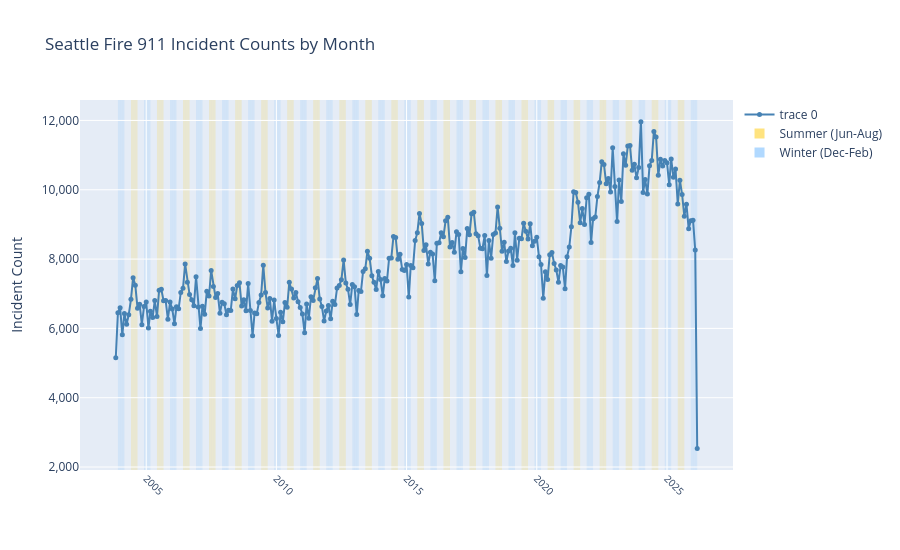

Notebook cell for this chart:
### Code cell
import plotly.graph_objects as go

pdf = pdf.sort_values(['year', 'month']).reset_index(drop=True)
month_names = ['Jan','Feb','Mar','Apr','May','Jun','Jul','Aug','Sep','Oct','Nov','Dec']
pdf['x_label'] = pdf['year'].astype(str) + '-' + pdf['month'].astype(str).str.zfill(2)

fig = go.Figure()

# Add summer (Jun-Aug) and winter (Dec-Feb) shading
summer_months = [6, 7, 8]
winter_months = [12, 1, 2]

for _, row in pdf.iterrows():
    if row['month'] in summer_months:
        color = 'rgba(255, 200, 0, 0.15)'   # yellow for summer
    elif row['month'] in winter_months:
        color = 'rgba(100, 180, 255, 0.15)'  # blue for winter
    else:
        continue

    idx = row.name
    x0 = pdf.loc[idx, 'x_label']
    x1 = pdf.loc[idx + 1, 'x_label'] if idx + 1 < len(pdf) else x0

    fig.add_vrect(x0=x0, x1=x1, fillcolor=color, layer='below', line_width=0)

fig.add_trace(go.Scatter(
    x=pdf['x_label'],
    y=pdf['incident_count'],
    mode='lines+markers',
    hovertemplate='<b>%{x}</b><br>Incidents: %{y:,}<extra></extra>',
    line=dict(color='steelblue', width=2),
    marker=dict(size=5),
))

# Add legend entries for the shading
fig.add_trace(go.Scatter(x=[None], y=[None], mode='markers',
    marker=dict(size=10, color='rgba(255, 200, 0, 0.5)', symbol='square'),
    name='Summer (Jun-Aug)'))
fig.add_trace(go.Scatter(x=[None], y=[None], mode='markers',
    marker=dict(size=10, color='rgba(100, 180, 255, 0.5)', symbol='square'),
    name='Winter (Dec-Feb)'))

fig.update_layout(
    title='Seattle Fire 911 Incident Counts by Month',
    xaxis=dict(tickangle=45, tickfont=dict(size=10)),
    yaxis=dict(title='Incident Count', tickformat=','),
    height=550,
    hovermode='x unified',
    legend=dict(x=1.01, y=1),
)

fig.show()

### Figure 1 — Plotly figure (JSON) as saved in the notebook; plotly's stock layout.template omitted (floating-point values rounded to 4 significant figures; data arrays with more than 128 entries replaced by an {"elided": "..."} marker saying what was removed)
{"data": [{"hovertemplate": "<b>%{x}</b><br>Incidents: %{y:,}<extra></extra>", "line": {"color": "steelblue", "width": 2}, "marker": {"size": 5}, "mode": "lines+markers", "type": "scatter", "x": {"elided": "269 str values"}, "y": {"elided": "269 int values"}}, {"marker": {"color": "rgba(255, 200, 0, 0.5)", "size": 10, "symbol": "square"}, "mode": "markers", "name": "Summer (Jun-Aug)", "type": "scatter", "x": [null], "y": [null]}, {"marker": {"color": "rgba(100, 180, 255, 0.5)", "size": 10, "symbol": "square"}, "mode": "markers", "name": "Winter (Dec-Feb)", "type": "scatter", "x": [null], "y": [null]}], "layout": {"height": 550, "hovermode": "x unified", "legend": {"x": 1.01, "y": 1}, "shapes": [{"fillcolor": "rgba(100, 180, 255, 0.15)", "layer": "below", "line": {"width": 0}, "type": "rect", "x0": "2003-12", "x1": "2004-01", "xref": "x", "y0": 0, "y1": 1, "yref": "y domain"}, {"fillcolor": "rgba(100, 180, 255, 0.15)", "layer": "below", "line": {"width": 0}, "type": "rect", "x0": "2004-01", "x1": "2004-02", "xref": "x", "y0": 0, "y1": 1, "yref": "y domain"}, {"fillcolor": "rgba(100, 180, 255, 0.15)", "layer": "below", "line": {"width": 0}, "type": "rect", "x0": "2004-02", "x1": "2004-03", "xref": "x", "y0": 0, "y1": 1, "yref": "y domain"}, {"fillcolor": "rgba(255, 200, 0, 0.15)", "layer": "below", "line": {"width": 0}, "type": "rect", "x0": "2004-06", "x1": "2004-07", "xref": "x", "y0": 0, "y1": 1, "yref": "y domain"}, {"fillcolor": "rgba(255, 200, 0, 0.15)", "layer": "below", "line": {"width": 0}, "type": "rect", "x0": "2004-07", "x1": "2004-08", "xref": "x", "y0": 0, "y1": 1, "yref": "y domain"}, {"fillcolor": "rgba(255, 200, 0, 0.15)", "layer": "below", "line": {"width": 0}, "type": "rect", "x0": "2004-08", "x1": "2004-09", "xref": "x", "y0": 0, "y1": 1, "yref": "y domain"}, {"fillcolor": "rgba(100, 180, 255, 0.15)", "layer": "below", "line": {"width": 0}, "type": "rect", "x0": "2004-12", "x1": "2005-01", "xref": "x", "y0": 0, "y1": 1, "yref": "y domain"}, {"fillcolor": "rgba(100, 180, 255, 0.15)", "layer": "below", "line": {"width": 0}, "type": "rect", "x0": "2005-01", "x1": "2005-02", "xref": "x", "y0": 0, "y1": 1, "yref": "y domain"}, {"fillcolor": "rgba(100, 180, 255, 0.15)", "layer": "below", "line": {"width": 0}, "type": "rect", "x0": "2005-02", "x1": "2005-03", "xref": "x", "y0": 0, "y1": 1, "yref": "y domain"}, {"fillcolor": "rgba(255, 200, 0, 0.15)", "layer": "below", "line": {"width": 0}, "type": "rect", "x0": "2005-06", "x1": "2005-07", "xref": "x", "y0": 0, "y1": 1, "yref": "y domain"}, {"fillcolor": "rgba(255, 200, 0, 0.15)", "layer": "below", "line": {"width": 0}, "type": "rect", "x0": "2005-07", "x1": "2005-08", "xref": "x", "y0": 0, "y1": 1, "yref": "y domain"}, {"fillcolor": "rgba(255, 200, 0, 0.15)", "layer": "below", "line": {"width": 0}, "type": "rect", "x0": "2005-08", "x1": "2005-09", "xref": "x", "y0": 0, "y1": 1, "yref": "y domain"}, {"fillcolor": "rgba(100, 180, 255, 0.15)", "layer": "below", "line": {"width": 0}, "type": "rect", "x0": "2005-12", "x1": "2006-01", "xref": "x", "y0": 0, "y1": 1, "yref": "y domain"}, {"fillcolor": "rgba(100, 180, 255, 0.15)", "layer": "below", "line": {"width": 0}, "type": "rect", "x0": "2006-01", "x1": "2006-02", "xref": "x", "y0": 0, "y1": 1, "yref": "y domain"}, {"fillcolor": "rgba(100, 180, 255, 0.15)", "layer": "below", "line": {"width": 0}, "type": "rect", "x0": "2006-02", "x1": "2006-03", "xref": "x", "y0": 0, "y1": 1, "yref": "y domain"}, {"fillcolor": "rgba(255, 200, 0, 0.15)", "layer": "below", "line": {"width": 0}, "type": "rect", "x0": "2006-06", "x1": "2006-07", "xref": "x", "y0": 0, "y1": 1, "yref": "y domain"}, {"fillcolor": "rgba(255, 200, 0, 0.15)", "layer": "below", "line": {"width": 0}, "type": "rect", "x0": "2006-07", "x1": "2006-08", "xref": "x", "y0": 0, "y1": 1, "yref": "y domain"}, {"fillcolor": "rgba(255, 200, 0, 0.15)", "layer": "below", "line": {"width": 0}, "type": "rect", "x0": "2006-08", "x1": "2006-09", "xref": "x", "y0": 0, "y1": 1, "yref": "y domain"}, {"fillcolor": "rgba(100, 180, 255, 0.15)", "layer": "below", "line": {"width": 0}, "type": "rect", "x0": "2006-12", "x1": "2007-01", "xref": "x", "y0": 0, "y1": 1, "yref": "y domain"}, {"fillcolor": "rgba(100, 180, 255, 0.15)", "layer": "below", "line": {"width": 0}, "type": "rect", "x0": "2007-01", "x1": "2007-02", "xref": "x", "y0": 0, "y1": 1, "yref": "y domain"}, {"fillcolor": "rgba(100, 180, 255, 0.15)", "layer": "below", "line": {"width": 0}, "type": "rect", "x0": "2007-02", "x1": "2007-03", "xref": "x", "y0": 0, "y1": 1, "yref": "y domain"}, {"fillcolor": "rgba(255, 200, 0, 0.15)", "layer": "below", "line": {"width": 0}, "type": "rect", "x0": "2007-06", "x1": "2007-07", "xref": "x", "y0": 0, "y1": 1, "yref": "y domain"}, {"fillcolor": "rgba(255, 200, 0, 0.15)", "layer": "below", "line": {"width": 0}, "type": "rect", "x0": "2007-07", "x1": "2007-08", "xref": "x", "y0": 0, "y1": 1, "yref": "y domain"}, {"fillcolor": "rgba(255, 200, 0, 0.15)", "layer": "below", "line": {"width": 0}, "type": "rect", "x0": "2007-08", "x1": "2007-09", "xref": "x", "y0": 0, "y1": 1, "yref": "y domain"}, {"fillcolor": "rgba(100, 180, 255, 0.15)", "layer": "below", "line": {"width": 0}, "type": "rect", "x0": "2007-12", "x1": "2008-01", "xref": "x", "y0": 0, "y1": 1, "yref": "y domain"}, {"fillcolor": "rgba(100, 180, 255, 0.15)", "layer": "below", "line": {"width": 0}, "type": "rect", "x0": "2008-01", "x1": "2008-02", "xref": "x", "y0": 0, "y1": 1, "yref": "y domain"}, {"fillcolor": "rgba(100, 180, 255, 0.15)", "layer": "below", "line": {"width": 0}, "type": "rect", "x0": "2008-02", "x1": "2008-03", "xref": "x", "y0": 0, "y1": 1, "yref": "y domain"}, {"fillcolor": "rgba(255, 200, 0, 0.15)", "layer": "below", "line": {"width": 0}, "type": "rect", "x0": "2008-06", "x1": "2008-07", "xref": "x", "y0": 0, "y1": 1, "yref": "y domain"}, {"fillcolor": "rgba(255, 200, 0, 0.15)", "layer": "below", "line": {"width": 0}, "type": "rect", "x0": "2008-07", "x1": "2008-08", "xref": "x", "y0": 0, "y1": 1, "yref": "y domain"}, {"fillcolor": "rgba(255, 200, 0, 0.15)", "layer": "below", "line": {"width": 0}, "type": "rect", "x0": "2008-08", "x1": "2008-09", "xref": "x", "y0": 0, "y1": 1, "yref": "y domain"}, {"fillcolor": "rgba(100, 180, 255, 0.15)", "layer": "below", "line": {"width": 0}, "type": "rect", "x0": "2008-12", "x1": "2009-01", "xref": "x", "y0": 0, "y1": 1, "yref": "y domain"}, {"fillcolor": "rgba(100, 180, 255, 0.15)", "layer": "below", "line": {"width": 0}, "type": "rect", "x0": "2009-01", "x1": "2009-02", "xref": "x", "y0": 0, "y1": 1, "yref": "y domain"}, {"fillcolor": "rgba(100, 180, 255, 0.15)", "layer": "below", "line": {"width": 0}, "type": "rect", "x0": "2009-02", "x1": "2009-03", "xref": "x", "y0": 0, "y1": 1, "yref": "y domain"}, {"fillcolor": "rgba(255, 200, 0, 0.15)", "layer": "below", "line": {"width": 0}, "type": "rect", "x0": "2009-06", "x1": "2009-07", "xref": "x", "y0": 0, "y1": 1, "yref": "y domain"}, {"fillcolor": "rgba(255, 200, 0, 0.15)", "layer": "below", "line": {"width": 0}, "type": "rect", "x0": "2009-07", "x1": "2009-08", "xref": "x", "y0": 0, "y1": 1, "yref": "y domain"}, {"fillcolor": "rgba(255, 200, 0, 0.15)", "layer": "below", "line": {"width": 0}, "type": "rect", "x0": "2009-08", "x1": "2009-09", "xref": "x", "y0": 0, "y1": 1, "yref": "y domain"}, {"fillcolor": "rgba(100, 180, 255, 0.15)", "layer": "below", "line": {"width": 0}, "type": "rect", "x0": "2009-12", "x1": "2010-01", "xref": "x", "y0": 0, "y1": 1, "yref": "y domain"}, {"fillcolor": "rgba(100, 180, 255, 0.15)", "layer": "below", "line": {"width": 0}, "type": "rect", "x0": "2010-01", "x1": "2010-02", "xref": "x", "y0": 0, "y1": 1, "yref": "y domain"}, {"fillcolor": "rgba(100, 180, 255, 0.15)", "layer": "below", "line": {"width": 0}, "type": "rect", "x0": "2010-02", "x1": "2010-03", "xref": "x", "y0": 0, "y1": 1, "yref": "y domain"}, {"fillcolor": "rgba(255, 200, 0, 0.15)", "layer": "below", "line": {"width": 0}, "type": "rect", "x0": "2010-06", "x1": "2010-07", "xref": "x", "y0": 0, "y1": 1, "yref": "y domain"}, {"fillcolor": "rgba(255, 200, 0, 0.15)", "layer": "below", "line": {"width": 0}, "type": "rect", "x0": "2010-07", "x1": "2010-08", "xref": "x", "y0": 0, "y1": 1, "yref": "y domain"}, {"fillcolor": "rgba(255, 200, 0, 0.15)", "layer": "below", "line": {"width": 0}, "type": "rect", "x0": "2010-08", "x1": "2010-09", "xref": "x", "y0": 0, "y1": 1, "yref": "y domain"}, {"fillcolor": "rgba(100, 180, 255, 0.15)", "layer": "below", "line": {"width": 0}, "type": "rect", "x0": "2010-12", "x1": "2011-01", "xref": "x", "y0": 0, "y1": 1, "yref": "y domain"}, {"fillcolor": "rgba(100, 180, 255, 0.15)", "layer": "below", "line": {"width": 0}, "type": "rect", "x0": "2011-01", "x1": "2011-02", "xref": "x", "y0": 0, "y1": 1, "yref": "y domain"}, {"fillcolor": "rgba(100, 180, 255, 0.15)", "layer": "below", "line": {"width": 0}, "type": "rect", "x0": "2011-02", "x1": "2011-03", "xref": "x", "y0": 0, "y1": 1, "yref": "y domain"}, {"fillcolor": "rgba(255, 200, 0, 0.15)", "layer": "below", "line": {"width": 0}, "type": "rect", "x0": "2011-06", "x1": "2011-07", "xref": "x", "y0": 0, "y1": 1, "yref": "y domain"}, {"fillcolor": "rgba(255, 200, 0, 0.15)", "layer": "below", "line": {"width": 0}, "type": "rect", "x0": "2011-07", "x1": "2011-08", "xref": "x", "y0": 0, "y1": 1, "yref": "y domain"}, {"fillcolor": "rgba(255, 200, 0, 0.15)", "layer": "below", "line": {"width": 0}, "type": "rect", "x0": "2011-08", "x1": "2011-09", "xref": "x", "y0": 0, "y1": 1, "yref": "y domain"}, {"fillcolor": "rgba(100, 180, 255, 0.15)", "layer": "below", "line": {"width": 0}, "type": "rect", "x0": "2011-12", "x1": "2012-01", "xref": "x", "y0": 0, "y1": 1, "yref": "y domain"}, {"fillcolor": "rgba(100, 180, 255, 0.15)", "layer": "below", "line": {"width": 0}, "type": "rect", "x0": "2012-01", "x1": "2012-02", "xref": "x", "y0": 0, "y1": 1, "yref": "y domain"}, {"fillcolor": "rgba(100, 180, 255, 0.15)", "layer": "below", "line": {"width": 0}, "type": "rect", "x0": "2012-02", "x1": "2012-03", "xref": "x", "y0": 0, "y1": 1, "yref": "y domain"}, {"fillcolor": "rgba(255, 200, 0, 0.15)", "layer": "below", "line": {"width": 0}, "type": "rect", "x0": "2012-06", "x1": "2012-07", "xref": "x", "y0": 0, "y1": 1, "yref": "y domain"}, {"fillcolor": "rgba(255, 200, 0, 0.15)", "layer": "below", "line": {"width": 0}, "type": "rect", "x0": "2012-07", "x1": "2012-08", "xref": "x", "y0": 0, "y1": 1, "yref": "y domain"}, {"fillcolor": "rgba(255, 200, 0, 0.15)", "layer": "below", "line": {"width": 0}, "type": "rect", "x0": "2012-08", "x1": "2012-09", "xref": "x", "y0": 0, "y1": 1, "yref": "y domain"}, {"fillcolor": "rgba(100, 180, 255, 0.15)", "layer": "below", "line": {"width": 0}, "type": "rect", "x0": "2012-12", "x1": "2013-01", "xref": "x", "y0": 0, "y1": 1, "yref": "y domain"}, {"fillcolor": "rgba(100, 180, 255, 0.15)", "layer": "below", "line": {"width": 0}, "type": "rect", "x0": "2013-01", "x1": "2013-02", "xref": "x", "y0": 0, "y1": 1, "yref": "y domain"}, {"fillcolor": "rgba(100, 180, 255, 0.15)", "layer": "below", "line": {"width": 0}, "type": "rect", "x0": "2013-02", "x1": "2013-03", "xref": "x", "y0": 0, "y1": 1, "yref": "y domain"}, {"fillcolor": "rgba(255, 200, 0, 0.15)", "layer": "below", "line": {"width": 0}, "type": "rect", "x0": "2013-06", "x1": "2013-07", "xref": "x", "y0": 0, "y1": 1, "yref": "y domain"}, {"fillcolor": "rgba(255, 200, 0, 0.15)", "layer": "below", "line": {"width": 0}, "type": "rect", "x0": "2013-07", "x1": "2013-08", "xref": "x", "y0": 0, "y1": 1, "yref": "y domain"}, {"fillcolor": "rgba(255, 200, 0, 0.15)", "layer": "below", "line": {"width": 0}, "type": "rect", "x0": "2013-08", "x1": "2013-09", "xref": "x", "y0": 0, "y1": 1, "yref": "y domain"}, {"fillcolor": "rgba(100, 180, 255, 0.15)", "layer": "below", "line": {"width": 0}, "type": "rect", "x0": "2013-12", "x1": "2014-01", "xref": "x", "y0": 0, "y1": 1, "yref": "y domain"}, {"fillcolor": "rgba(100, 180, 255, 0.15)", "layer": "below", "line": {"width": 0}, "type": "rect", "x0": "2014-01", "x1": "2014-02", "xref": "x", "y0": 0, "y1": 1, "yref": "y domain"}, {"fillcolor": "rgba(100, 180, 255, 0.15)", "layer": "below", "line": {"width": 0}, "type": "rect", "x0": "2014-02", "x1": "2014-03", "xref": "x", "y0": 0, "y1": 1, "yref": "y domain"}, {"fillcolor": "rgba(255, 200, 0, 0.15)", "layer": "below", "line": {"width": 0}, "type": "rect", "x0": "2014-06", "x1": "2014-07", "xref": "x", "y0": 0, "y1": 1, "yref": "y domain"}, {"fillcolor": "rgba(255, 200, 0, 0.15)", "layer": "below", "line": {"width": 0}, "type": "rect", "x0": "2014-07", "x1": "2014-08", "xref": "x", "y0": 0, "y1": 1, "yref": "y domain"}, {"fillcolor": "rgba(255, 200, 0, 0.15)", "layer": "below", "line": {"width": 0}, "type": "rect", "x0": "2014-08", "x1": "2014-09", "xref": "x", "y0": 0, "y1": 1, "yref": "y domain"}, {"fillcolor": "rgba(100, 180, 255, 0.15)", "layer": "below", "line": {"width": 0}, "type": "rect", "x0": "2014-12", "x1": "2015-01", "xref": "x", "y0": 0, "y1": 1, "yref": "y domain"}, {"fillcolor": "rgba(100, 180, 255, 0.15)", "layer": "below", "line": {"width": 0}, "type": "rect", "x0": "2015-01", "x1": "2015-02", "xref": "x", "y0": 0, "y1": 1, "yref": "y domain"}, {"fillcolor": "rgba(100, 180, 255, 0.15)", "layer": "below", "line": {"width": 0}, "type": "rect", "x0": "2015-02", "x1": "2015-03", "xref": "x", "y0": 0, "y1": 1, "yref": "y domain"}, {"fillcolor": "rgba(255, 200, 0, 0.15)", "layer": "below", "line": {"width": 0}, "type": "rect", "x0": "2015-06", "x1": "2015-07", "xref": "x", "y0": 0, "y1": 1, "yref": "y domain"}, {"fillcolor": "rgba(255, 200, 0, 0.15)", "layer": "below", "line": {"width": 0}, "type": "rect", "x0": "2015-07", "x1": "2015-08", "xref": "x", "y0": 0, "y1": 1, "yref": "y domain"}, {"fillcolor": "rgba(255, 200, 0, 0.15)", "layer": "below", "line": {"width": 0}, "type": "rect", "x0": "2015-08", "x1": "2015-09", "xref": "x", "y0": 0, "y1": 1, "yref": "y domain"}, {"fillcolor": "rgba(100, 180, 255, 0.15)", "layer": "below", "line": {"width": 0}, "type": "rect", "x0": "2015-12", "x1": "2016-01", "xref": "x", "y0": 0, "y1": 1, "yref": "y domain"}, {"fillcolor": "rgba(100, 180, 255, 0.15)", "layer": "below", "line": {"width": 0}, "type": "rect", "x0": "2016-01", "x1": "2016-02", "xref": "x", "y0": 0, "y1": 1, "yref": "y domain"}, {"fillcolor": "rgba(100, 180, 255, 0.15)", "layer": "below", "line": {"width": 0}, "type": "rect", "x0": "2016-02", "x1": "2016-03", "xref": "x", "y0": 0, "y1": 1, "yref": "y domain"}, {"fillcolor": "rgba(255, 200, 0, 0.15)", "layer": "below", "line": {"width": 0}, "type": "rect", "x0": "2016-06", "x1": "2016-07", "xref": "x", "y0": 0, "y1": 1, "yref": "y domain"}, {"fillcolor": "rgba(255, 200, 0, 0.15)", "layer": "below", "line": {"width": 0}, "type": "rect", "x0": "2016-07", "x1": "2016-08", "xref": "x", "y0": 0, "y1": 1, "yref": "y domain"}, {"fillcolor": "rgba(255, 200, 0, 0.15)", "layer": "below", "line": {"width": 0}, "type": "rect", "x0": "2016-08", "x1": "2016-09", "xref": "x", "y0": 0, "y1": 1, "yref": "y domain"}, {"fillcolor": "rgba(100, 180, 255, 0.15)", "layer": "below", "line": {"width": 0}, "type": "rect", "x0": "2016-12", "x1": "2017-01", "xref": "x", "y0": 0, "y1": 1, "yref": "y domain"}, {"fillcolor": "rgba(100, 180, 255, 0.15)", "layer": "below", "line": {"width": 0}, "type": "rect", "x0": "2017-01", "x1": "2017-02", "xref": "x", "y0": 0, "y1": 1, "yref": "y domain"}, {"fillcolor": "rgba(100, 180, 255, 0.15)", "layer": "below", "line": {"width": 0}, "type": "rect", "x0": "2017-02", "x1": "2017-03", "xref": "x", "y0": 0, "y1": 1, "yref": "y domain"}, {"fillcolor": "rgba(255, 200, 0, 0.15)", "layer": "below", "line": {"width": 0}, "type": "rect", "x0": "2017-06", "x1": "2017-07", "xref": "x", "y0": 0, "y1": 1, "yref": "y domain"}, {"fillcolor": "rgba(255, 200, 0, 0.15)", "layer": "below", "line": {"width": 0}, "type": "rect", "x0": "2017-07", "x1": "2017-08", "xref": "x", "y0": 0, "y1": 1, "yref": "y domain"}, {"fillcolor": "rgba(255, 200, 0, 0.15)", "layer": "below", "line": {"width": 0}, "type": "rect", "x0": "2017-08", "x1": "2017-09", "xref": "x", "y0": 0, "y1": 1, "yref": "y domain"}, {"fillcolor": "rgba(100, 180, 255, 0.15)", "layer": "below", "line": {"width": 0}, "type": "rect", "x0": "2017-12", "x1": "2018-01", "xref": "x", "y0": 0, "y1": 1, "yref": "y domain"}, {"fillcolor": "rgba(100, 180, 255, 0.15)", "layer": "below", "line": {"width": 0}, "type": "rect", "x0": "2018-01", "x1": "2018-02", "xref": "x", "y0": 0, "y1": 1, "yref": "y domain"}, {"fillcolor": "rgba(100, 180, 255, 0.15)", "layer": "below", "line": {"width": 0}, "type": "rect", "x0": "2018-02", "x1": "2018-03", "xref": "x", "y0": 0, "y1": 1, "yref": "y domain"}, {"fillcolor": "rgba(255, 200, 0, 0.15)", "layer": "below", "line": {"width": 0}, "type": "rect", "x0": "2018-06", "x1": "2018-07", "xref": "x", "y0": 0, "y1": 1, "yref": "y domain"}, {"fillcolor": "rgba(255, 200, 0, 0.15)", "layer": "below", "line": {"width": 0}, "type": "rect", "x0": "2018-07", "x1": "2018-08", "xref": "x", "y0": 0, "y1": 1, "yref": "y domain"}, {"fillcolor": "rgba(255, 200, 0, 0.15)", "layer": "below", "line": {"width": 0}, "type": "rect", "x0": "2018-08", "x1": "2018-09", "xref": "x", "y0": 0, "y1": 1, "yref": "y domain"}, {"fillcolor": "rgba(100, 180, 255, 0.15)", "layer": "below", "line": {"width": 0}, "type": "rect", "x0": "2018-12", "x1": "2019-01", "xref": "x", "y0": 0, "y1": 1, "yref": "y domain"}, {"fillcolor": "rgba(100, 180, 255, 0.15)", "layer": "below", "line": {"width": 0}, "type": "rect", "x0": "2019-01", "x1": "2019-02", "xref": "x", "y0": 0, "y1": 1, "yref": "y domain"}, {"fillcolor": "rgba(100, 180, 255, 0.15)", "layer": "below", "line": {"width": 0}, "type": "rect", "x0": "2019-02", "x1": "2019-03", "xref": "x", "y0": 0, "y1": 1, "yref": "y domain"}, {"fillcolor": "rgba(255, 200, 0, 0.15)", "layer": "below", "line": {"width": 0}, "type": "rect", "x0": "2019-06", "x1": "2019-07", "xref": "x", "y0": 0, "y1": 1, "yref": "y domain"}, {"fillcolor": "rgba(255, 200, 0, 0.15)", "layer": "below", "line": {"width": 0}, "type": "rect", "x0": "2019-07", "x1": "2019-08", "xref": "x", "y0": 0, "y1": 1, "yref": "y domain"}, {"fillcolor": "rgba(255, 200, 0, 0.15)", "layer": "below", "line": {"width": 0}, "type": "rect", "x0": "2019-08", "x1": "2019-09", "xref": "x", "y0": 0, "y1": 1, "yref": "y domain"}, {"fillcolor": "rgba(100, 180, 255, 0.15)", "layer": "below", "line": {"width": 0}, "type": "rect", "x0": "2019-12", "x1": "2020-01", "xref": "x", "y0": 0, "y1": 1, "yref": "y domain"}, {"fillcolor": "rgba(100, 180, 255, 0.15)", "layer": "below", "line": {"width": 0}, "type": "rect", "x0": "2020-01", "x1": "2020-02", "xref": "x", "y0": 0, "y1": 1, "yref": "y domain"}, {"fillcolor": "rgba(100, 180, 255, 0.15)", "layer": "below", "line": {"width": 0}, "type": "rect", "x0": "2020-02", "x1": "2020-03", "xref": "x", "y0": 0, "y1": 1, "yref": "y domain"}, {"fillcolor": "rgba(255, 200, 0, 0.15)", "layer": "below", "line": {"width": 0}, "type": "rect", "x0": "2020-06", "x1": "2020-07", "xref": "x", "y0": 0, "y1": 1, "yref": "y domain"}, {"fillcolor": "rgba(255, 200, 0, 0.15)", "layer": "below", "line": {"width": 0}, "type": "rect", "x0": "2020-07", "x1": "2020-08", "xref": "x", "y0": 0, "y1": 1, "yref": "y domain"}, {"fillcolor": "rgba(255, 200, 0, 0.15)", "layer": "below", "line": {"width": 0}, "type": "rect", "x0": "2020-08", "x1": "2020-09", "xref": "x", "y0": 0, "y1": 1, "yref": "y domain"}, {"fillcolor": "rgba(100, 180, 255, 0.15)", "layer": "below", "line": {"width": 0}, "type": "rect", "x0": "2020-12", "x1": "2021-01", "xref": "x", "y0": 0, "y1": 1, "yref": "y domain"}, {"fillcolor": "rgba(100, 180, 255, 0.15)", "layer": "below", "line": {"width": 0}, "type": "rect", "x0": "2021-01", "x1": "2021-02", "xref": "x", "y0": 0, "y1": 1, "yref": "y domain"}, {"fillcolor": "rgba(100, 180, 255, 0.15)", "layer": "below", "line": {"width": 0}, "type": "rect", "x0": "2021-02", "x1": "2021-03", "xref": "x", "y0": 0, "y1": 1, "yref": "y domain"}, {"fillcolor": "rgba(255, 200, 0, 0.15)", "layer": "below", "line": {"width": 0}, "type": "rect", "x0": "2021-06", "x1": "2021-07", "xref": "x", "y0": 0, "y1": 1, "yref": "y domain"}, {"fillcolor": "rgba(255, 200, 0, 0.15)", "layer": "below", "line": {"width": 0}, "type": "rect", "x0": "2021-07", "x1": "2021-08", "xref": "x", "y0": 0, "y1": 1, "yref": "y domain"}, {"fillcolor": "rgba(255, 200, 0, 0.15)", "layer": "below", "line": {"width": 0}, "type": "rect", "x0": "2021-08", "x1": "2021-09", "xref": "x", "y0": 0, "y1": 1, "yref": "y domain"}, {"fillcolor": "rgba(100, 180, 255, 0.15)", "layer": "below", "line": {"width": 0}, "type": "rect", "x0": "2021-12", "x1": "2022-01", "xref": "x", "y0": 0, "y1": 1, "yref": "y domain"}, {"fillcolor": "rgba(100, 180, 255, 0.15)", "layer": "below", "line": {"width": 0}, "type": "rect", "x0": "2022-01", "x1": "2022-02", "xref": "x", "y0": 0, "y1": 1, "yref": "y domain"}, {"fillcolor": "rgba(100, 180, 255, 0.15)", "layer": "below", "line": {"width": 0}, "type": "rect", "x0": "2022-02", "x1": "2022-03", "xref": "x", "y0": 0, "y1": 1, "yref": "y domain"}, {"fillcolor": "rgba(255, 200, 0, 0.15)", "layer": "below", "line": {"width": 0}, "type": "rect", "x0": "2022-06", "x1": "2022-07", "xref": "x", "y0": 0, "y1": 1, "yref": "y domain"}, {"fillcolor": "rgba(255, 200, 0, 0.15)", "layer": "below", "line": {"width": 0}, "type": "rect", "x0": "2022-07", "x1": "2022-08", "xref": "x", "y0": 0, "y1": 1, "yref": "y domain"}, {"fillcolor": "rgba(255, 200, 0, 0.15)", "layer": "below", "line": {"width": 0}, "type": "rect", "x0": "2022-08", "x1": "2022-09", "xref": "x", "y0": 0, "y1": 1, "yref": "y domain"}, {"fillcolor": "rgba(100, 180, 255, 0.15)", "layer": "below", "line": {"width": 0}, "type": "rect", "x0": "2022-12", "x1": "2023-01", "xref": "x", "y0": 0, "y1": 1, "yref": "y domain"}, {"fillcolor": "rgba(100, 180, 255, 0.15)", "layer": "below", "line": {"width": 0}, "type": "rect", "x0": "2023-01", "x1": "2023-02", "xref": "x", "y0": 0, "y1": 1, "yref": "y domain"}, {"fillcolor": "rgba(100, 180, 255, 0.15)", "layer": "below", "line": {"width": 0}, "type": "rect", "x0": "2023-02", "x1": "2023-03", "xref": "x", "y0": 0, "y1": 1, "yref": "y domain"}, {"fillcolor": "rgba(255, 200, 0, 0.15)", "layer": "below", "line": {"width": 0}, "type": "rect", "x0": "2023-06", "x1": "2023-07", "xref": "x", "y0": 0, "y1": 1, "yref": "y domain"}, {"fillcolor": "rgba(255, 200, 0, 0.15)", "layer": "below", "line": {"width": 0}, "type": "rect", "x0": "2023-07", "x1": "2023-08", "xref": "x", "y0": 0, "y1": 1, "yref": "y domain"}, {"fillcolor": "rgba(255, 200, 0, 0.15)", "layer": "below", "line": {"width": 0}, "type": "rect", "x0": "2023-08", "x1": "2023-09", "xref": "x", "y0": 0, "y1": 1, "yref": "y domain"}, {"fillcolor": "rgba(100, 180, 255, 0.15)", "layer": "below", "line": {"width": 0}, "type": "rect", "x0": "2023-12", "x1": "2024-01", "xref": "x", "y0": 0, "y1": 1, "yref": "y domain"}, {"fillcolor": "rgba(100, 180, 255, 0.15)", "layer": "below", "line": {"width": 0}, "type": "rect", "x0": "2024-01", "x1": "2024-02", "xref": "x", "y0": 0, "y1": 1, "yref": "y domain"}, {"fillcolor": "rgba(100, 180, 255, 0.15)", "layer": "below", "line": {"width": 0}, "type": "rect", "x0": "2024-02", "x1": "2024-03", "xref": "x", "y0": 0, "y1": 1, "yref": "y domain"}, {"fillcolor": "rgba(255, 200, 0, 0.15)", "layer": "below", "line": {"width": 0}, "type": "rect", "x0": "2024-06", "x1": "2024-07", "xref": "x", "y0": 0, "y1": 1, "yref": "y domain"}, {"fillcolor": "rgba(255, 200, 0, 0.15)", "layer": "below", "line": {"width": 0}, "type": "rect", "x0": "2024-07", "x1": "2024-08", "xref": "x", "y0": 0, "y1": 1, "yref": "y domain"}, {"fillcolor": "rgba(255, 200, 0, 0.15)", "layer": "below", "line": {"width": 0}, "type": "rect", "x0": "2024-08", "x1": "2024-09", "xref": "x", "y0": 0, "y1": 1, "yref": "y domain"}, {"fillcolor": "rgba(100, 180, 255, 0.15)", "layer": "below", "line": {"width": 0}, "type": "rect", "x0": "2024-12", "x1": "2025-01", "xref": "x", "y0": 0, "y1": 1, "yref": "y domain"}, {"fillcolor": "rgba(100, 180, 255, 0.15)", "layer": "below", "line": {"width": 0}, "type": "rect", "x0": "2025-01", "x1": "2025-02", "xref": "x", "y0": 0, "y1": 1, "yref": "y domain"}, {"fillcolor": "rgba(100, 180, 255, 0.15)", "layer": "below", "line": {"width": 0}, "type": "rect", "x0": "2025-02", "x1": "2025-03", "xref": "x", "y0": 0, "y1": 1, "yref": "y domain"}, {"fillcolor": "rgba(255, 200, 0, 0.15)", "layer": "below", "line": {"width": 0}, "type": "rect", "x0": "2025-06", "x1": "2025-07", "xref": "x", "y0": 0, "y1": 1, "yref": "y domain"}, {"fillcolor": "rgba(255, 200, 0, 0.15)", "layer": "below", "line": {"width": 0}, "type": "rect", "x0": "2025-07", "x1": "2025-08", "xref": "x", "y0": 0, "y1": 1, "yref": "y domain"}, {"fillcolor": "rgba(255, 200, 0, 0.15)", "layer": "below", "line": {"width": 0}, "type": "rect", "x0": "2025-08", "x1": "2025-09", "xref": "x", "y0": 0, "y1": 1, "yref": "y domain"}, {"fillcolor": "rgba(100, 180, 255, 0.15)", "layer": "below", "line": {"width": 0}, "type": "rect", "x0": "2025-12", "x1": "2026-01", "xref": "x", "y0": 0, "y1": 1, "yref": "y domain"}, {"fillcolor": "rgba(100, 180, 255, 0.15)", "layer": "below", "line": {"width": 0}, "type": "rect", "x0": "2026-01", "x1": "2026-02", "xref": "x", "y0": 0, "y1": 1, "yref": "y domain"}, {"fillcolor": "rgba(100, 180, 255, 0.15)", "layer": "below", "line": {"width": 0}, "type": "rect", "x0": "2026-02", "x1": "2026-03", "xref": "x", "y0": 0, "y1": 1, "yref": "y domain"}], "title": {"text": "Seattle Fire 911 Incident Counts by Month"}, "xaxis": {"tickangle": 45, "tickfont": {"size": 10}}, "yaxis": {"tickformat": ",", "title": {"text": "Incident Count"}}}}
